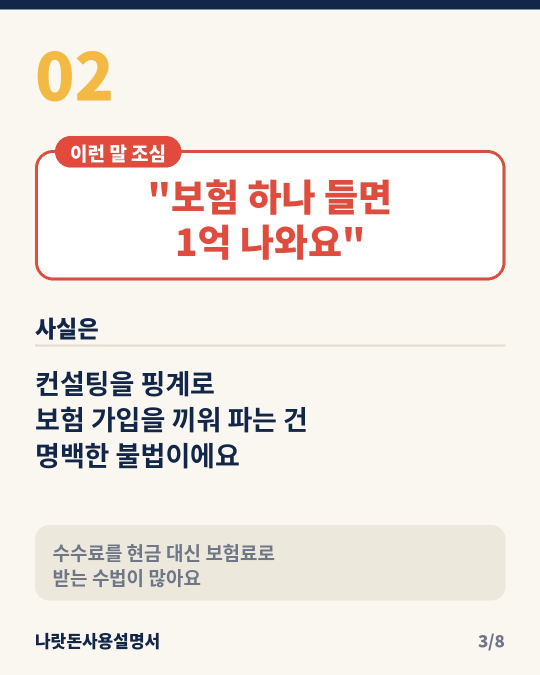
#> input picture nation/2026-11-13/03.jpg, 1080 x 1350 px, given as the content of the folder ../../nation/2026-11-13/03.jpg, which was not available (shown at 1/2 size)
$ python reel.py ../../nation/2026-11-13/03.jpg ../../nation/2026-11-13/04.jpg ../../nation/2026-11-13/04.jpg
#> lines starting #> are read from the running program, lines starting #| are printed output that depends on the picture
"""캐러셀 이미지(1080x1350 jpg) → 배경음악 있는 릴스(1080x1920): python3 reel.py 이미지폴더 out.mp4 seed"""
import sys, subprocess, os, glob, tempfile
from PIL import Image
src, out = sys.argv[1], sys.argv[2]; seed = sys.argv[3] if len(sys.argv) > 3 else '7'
HERE = os.path.dirname(os.path.abspath(__file__))
imgs = sorted(glob.glob(f'{src}/[0-9][0-9].jpg')); tmp = tempfile.mkdtemp(prefix='yebi_reel_')
for i, p in enumerate(imgs):
    im = Image.open(p).convert('RGB'); bgc = im.getpixel((540, 5))  # 장 배경색으로 위아래를 채운다
#> further down, im is the input picture: PIL image 1080x1350 RGB; mean R, G, B 238.7, 231.9, 226.3
#> after `bgc = im.getpixel((540, 5))`: bgc = (18, 38, 73)
    c = Image.new('RGB', (1080, 1920), bgc); c.paste(im, (0, (1920 - 1350) // 2)); c.save(f'{tmp}/{i:02d}.png')
#> after `c = Image.new('RGB', (1080, 1920), bgc)`:
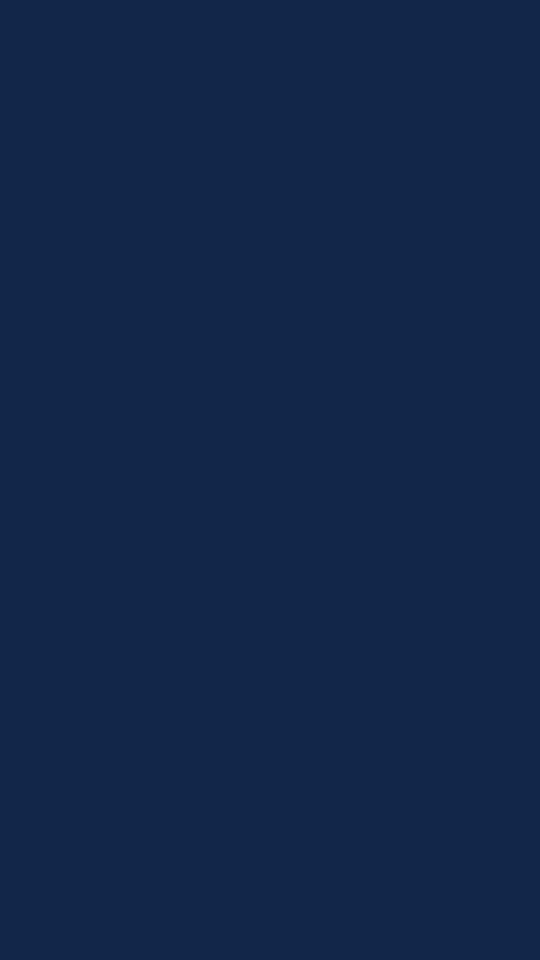
#> c: PIL image 1080x1920 RGB (shown at 1/2 size); mean R, G, B 18, 38, 73
#> after `c.paste(im, (0, (1920 - 1350) // 2))`:
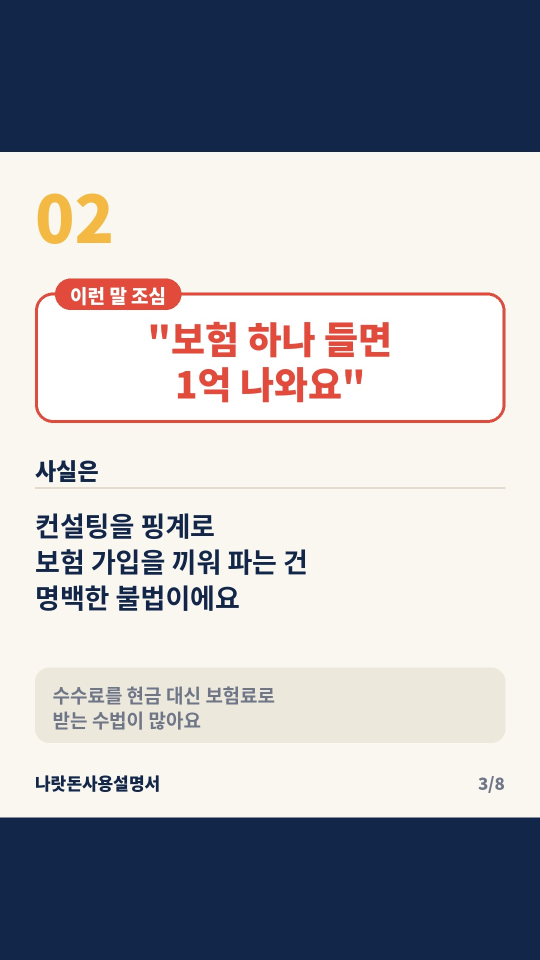
#> c: PIL image 1080x1920 RGB (shown at 1/2 size); mean R, G, B 173.2, 174.4, 180.8
durs = [3.0] + [4.0] * (len(imgs) - 2) + [4.5]; total = sum(durs)
#> (the run stopped early here; a loop or call above may not have finished)

$ run again, on nation/2026-11-13/05.jpg
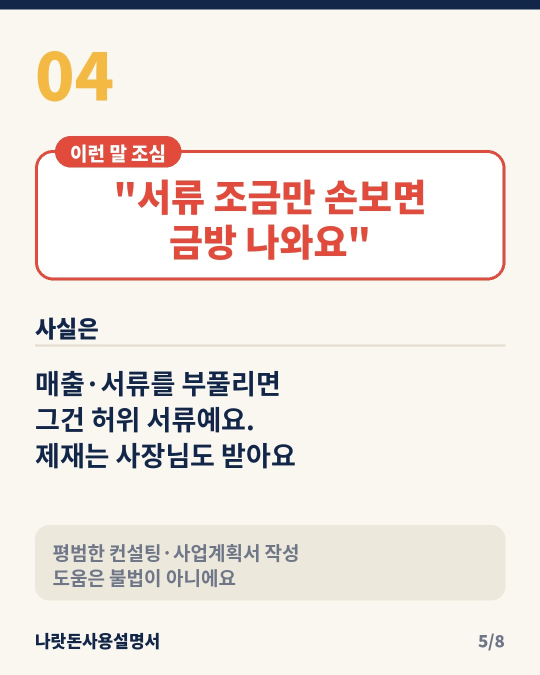
#> input picture nation/2026-11-13/05.jpg, 1080 x 1350 px, given as the content of the folder ../../nation/2026-11-13/05.jpg, which was not available (shown at 1/2 size)
#> im is the input picture: PIL image 1080x1350 RGB; mean R, G, B 238.3, 231, 225.3
#> bgc = (18, 38, 73)
#> `c.paste(im, (0, (1920 - 1350) // 2))`:
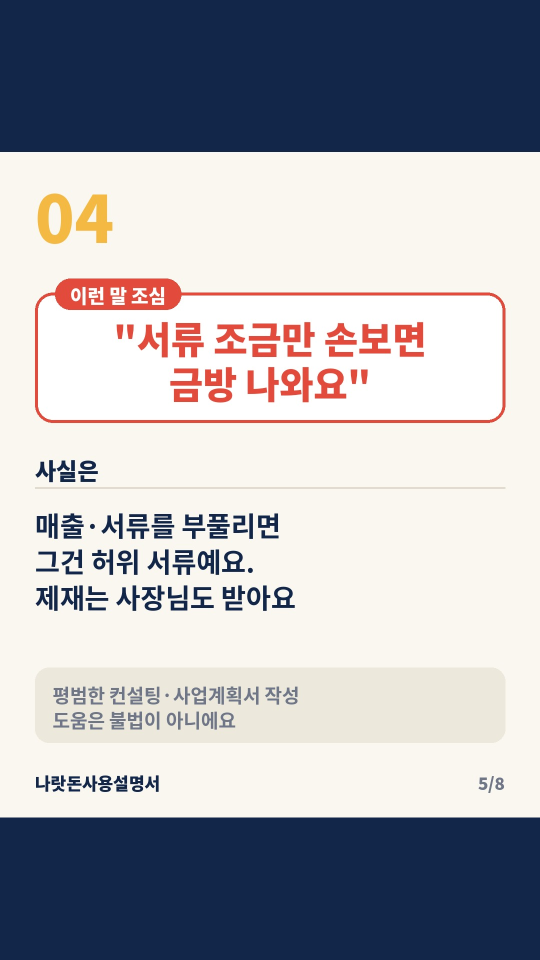
#> c: PIL image 1080x1920 RGB (shown at 1/2 size); mean R, G, B 172.9, 173.7, 180.1
